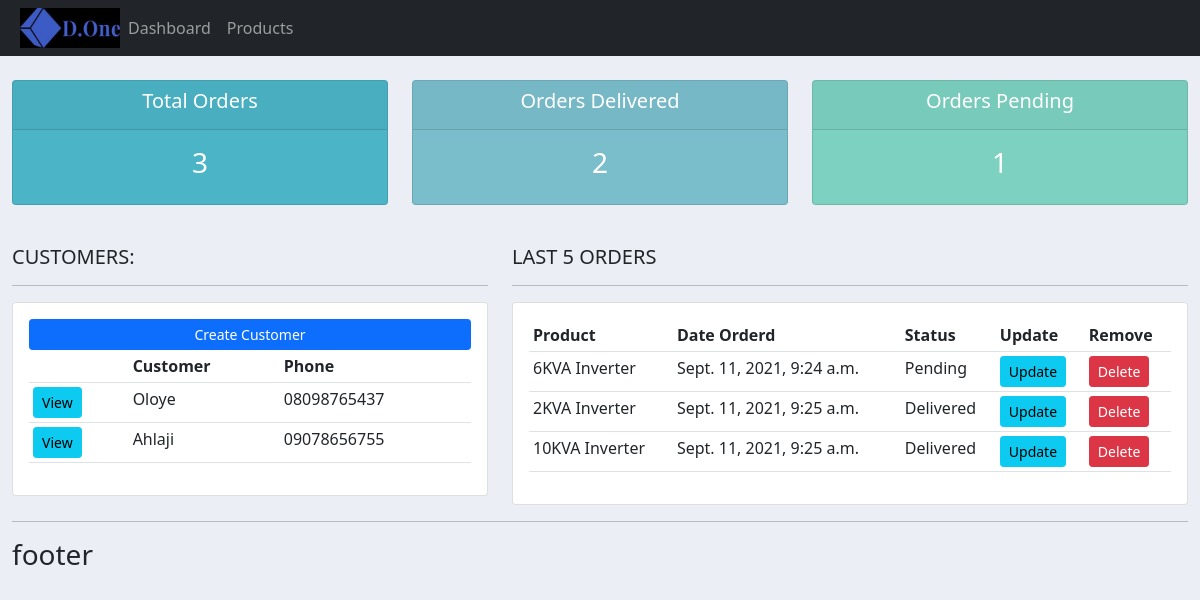
Before: / with the older database file.
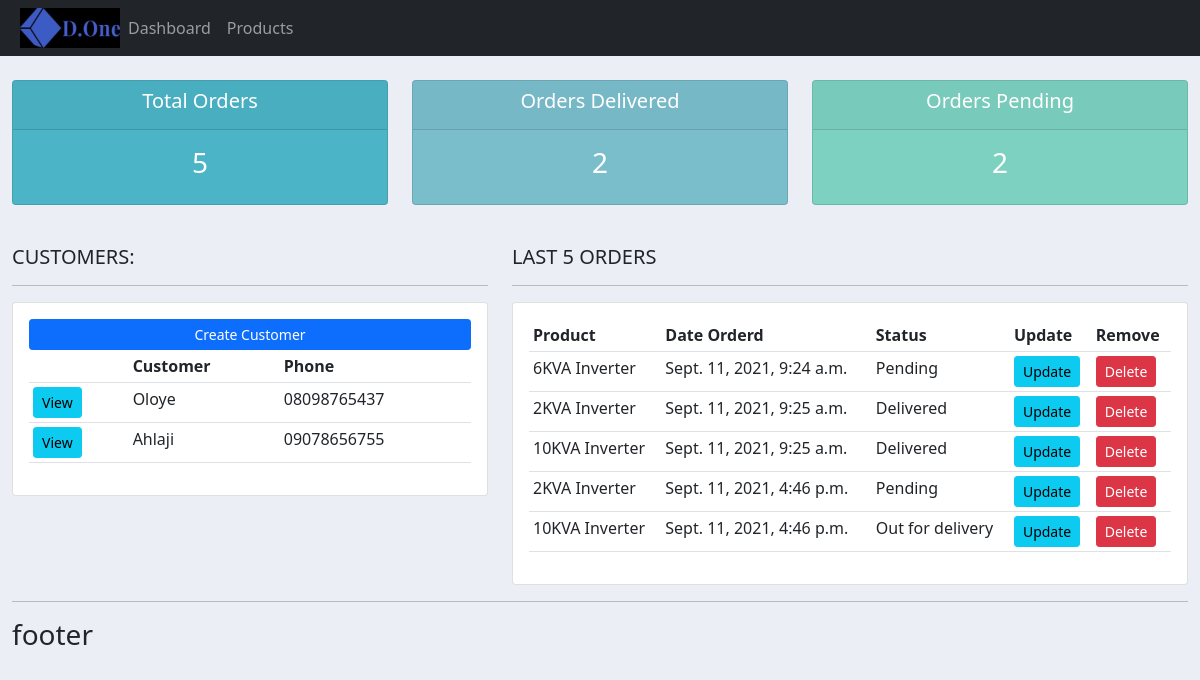
After: the same page with the newer database file.
### accounts/models.py (models this page shows, shortened)
class Customer(models.Model):
	name = models.CharField(max_length=200, null=True)
	phone = models.CharField(max_length=200, null=True)
	email = models.CharField(max_length=200, null=True)
	date_created = models.DateTimeField(auto_now_add=True, null=True)

class Order(models.Model):
	STATUS = (
			('Pending', 'Pending'),
			('Out for delivery', 'Out for delivery'),
			('Delivered', 'Delivered'),
			)
	customer = models.ForeignKey(Customer, null=True, on_delete= models.SET_NULL)
	product = models.ForeignKey(Product, null=True, on_delete= models.SET_NULL)
	date_created = models.DateTimeField(auto_now_add=True, null=True)
	status = models.CharField(max_length=200, null=True, choices=STATUS)
	note = models.CharField(max_length=1000, null=True)

class Product(models.Model):
	CATEGORY = (
			('Indoor', 'Indoor'),
			('Out Door', 'Out Door'),
			)
	name = models.CharField(max_length=200, null=True)
	price = models.FloatField(null=True)
	category = models.CharField(max_length=200, null=True, choices=CATEGORY)
	description = models.CharField(max_length=200, null=True, blank=True)
	date_created = models.DateTimeField(auto_now_add=True, null=True)
	tags = models.ManyToManyField(Tag)
	def __str__(self):
		return self.name

### accounts/views.py (the view)
# urls.py: 2. Add a URL to urlpatterns:  path('', views.home, name='home')
def home(request):
	orders = Order.objects.all()
	customers = Customer.objects.all()
	total_customers = customers.count()
	total_orders = orders.count()
	delivered = orders.filter(status='Delivered').count()
	pending = orders.filter(status='Pending').count()
	context = {'orders':orders, 'customers':customers,
	'total_orders':total_orders,'delivered':delivered,
	'pending':pending }
	return render(request, 'account/dashboard.html', context)

### templates/account/dashboard.html
{% extends 'main.html' %}
{% block content %}
{% include 'account/status.html' %}
<br>
<div class="row">
	<div class="col-md-5">
		<h5>CUSTOMERS:</h5>
		<hr>
		<div class="card card-body">
			<a class="btn btn-primary  btn-sm btn-block" href="">Create Customer</a>
			<table class="table table-sm">
				<tr>
					<th></th>
					<th>Customer</th>
					<th>Phone</th>
				</tr>
				{% for customer in customers %}
					<tr>
						<td><a class="btn btn-sm btn-info" href="{% url 'customer' customer.id %}">View</a></td>
						<td>{{customer.name}}</td>
						<td>{{customer.phone}}</td>
					</tr>
				{% endfor %}
			</table>
		</div>
	</div>
	<div class="col-md-7">
		<h5>LAST 5 ORDERS</h5>
		<hr>
		<div class="card card-body">
			<table class="table table-sm">
				<tr>
					<th>Product</th>
					<th>Date Orderd</th>
					<th>Status</th>
					<th>Update</th>
					<th>Remove</th>
				</tr>
				{% for order in orders %}
					<tr>
						<td>{{order.product}}</td>
						<td>{{order.date_created}}</td>
						<td>{{order.status}}</td>
						<td><a class="btn btn-sm btn-info" href="{% url 'update_order' order.id %}">Update</a></td>
						<td><a class="btn btn-sm btn-danger" href="{% url 'delete_order' order.id %}">Delete</a></td>
					</tr>
				{% endfor %}
			</table>
		</div>
	</div>
</div>
{% endblock %}

Changed rows visible on the page:
added Order: product "2KVA Inverter", date_created "Sept. 11, 2021, 4:46 p.m.", status "Pending"
added Order: product "10KVA Inverter", date_created "Sept. 11, 2021, 4:46 p.m.", status "Out for delivery"
Other visible differences:
{{ total_orders }}: "3" → "5"
{{ pending }}: "1" → "2"
